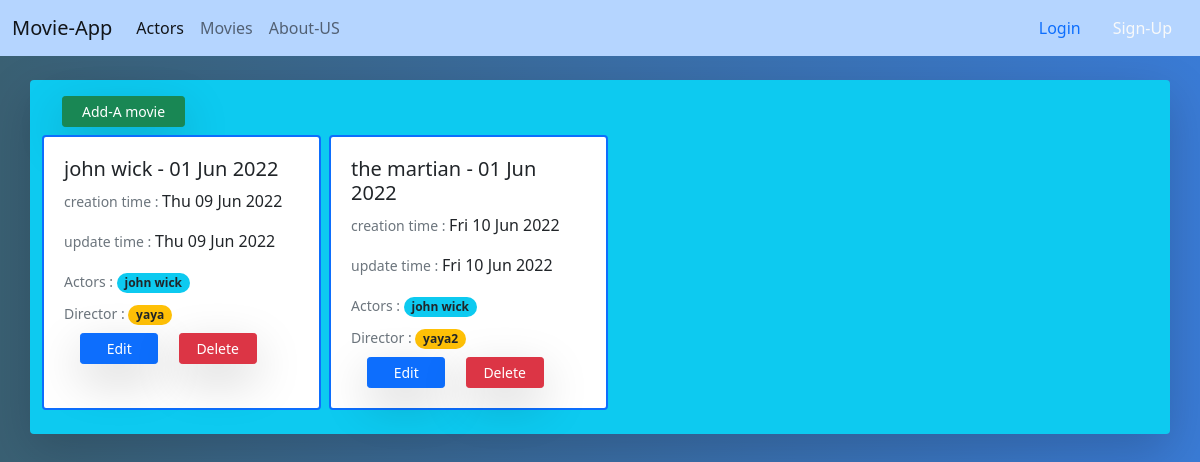
Screenshot of /Movies/ with the database file from the repository.
### Movies/models.py (models this page shows)
class Movie(models.Model):
    name = models.fields.CharField(max_length=150)
    production_year = models.fields.DateTimeField(default=datetime.now)
    creation_time = models.fields.DateTimeField(auto_now_add=True)
    update_time = models.fields.DateTimeField(auto_now=True)
    actors = models.ManyToManyField('Actors.Actor')
    director = models.OneToOneField(Director, on_delete=models.CASCADE)
    def __str__(self):
        return self.name

class Director(models.Model):
    name = models.fields.CharField(max_length=100, verbose_name='Director', default='unknown')
    def __str__(self):
        return self.name

### Actors/models.py (models this page shows, shortened)
class Actor(models.Model):
    GENDER = (('M', 'M'), ('F', 'F'))
    name = models.fields.CharField(max_length=60)
    gender = models.fields.CharField(choices=GENDER, max_length=1, default='M')
    profile_picture = models.ImageField(default='default.png', upload_to='actors')

### Movies/views.py (the view)
# urls.py: path('', views.index, name='all-Actors'),
def index(request):
    movies = Movie.objects.all()
    print(movies)
    return render(request, 'Movies/Movies_list.html', {'movies': movies})

### templates/Movies/Movies_list.html (shortened to what this page needs)
{% extends 'base_layout.html'%}
{% block content %}
    <div class="container mt-4 bg-info shadow-lg p-3 mb-5 rounded ">
        <div class="col-4">
            <a class="btn btn-sm btn-success col-4 ms-3 shadow-lg "
               href="{% url 'Movies:create' %}">Add-A movie</a>
        </div>
        <div class="row p-2">
            {% for movie in movies %}
            <div class="card col-3 me-2 border-2 border-primary p-1">
                <div class="card-body">
                    <h5 class="card-title">{{movie.name}} - {{movie.production_year | date:"d M Y"}}</h5>
                    <p class="card-text"> <small class="text-muted">creation time : </small>{{ movie.creation_time | date:"D d M Y" }}</p>
                    <p class="card-text"><small class="text-muted">update time : </small>{{ movie.update_time | date:"D d M Y"}}</p>
                    <small class="text-muted">Actors : </small>
                     {% for actor in movie.actors.all %}
                    <h5 class="badge rounded-pill bg-info text-dark"> {{ actor.name }}</h5>
                    {% endfor %}
                    <br>
                        <small class="text-muted">Director : </small>
                    <h5 class="badge rounded-pill bg-warning text-dark"> {{ movie.director }}</h5>
                    <br>
                    <a class="btn btn-sm btn-primary col-4 ms-3 shadow-lg "
                       href="{% url 'Movies:edit-movie' movie.id  %}">Edit</a>
                    <a class="btn btn-sm btn-danger col-4 ms-3 shadow-lg "
                       href="{% url 'Movies:delete-movie' movie.id  %}">Delete</a>
                </div>
            </div>
            {% endfor%}
        </div>
    </div>
{% endblock %}

### assets/styles.css (style rules this page uses)
body { background: #3a7bd5; background: -webkit-linear-gradient(to right, #3a6073, #3a7bd5); background: linear-gradient(to right, #3a6073, #3a7bd5); }

### rows the page displays
Movie: name "john wick", production_year "01 Jun 2022", creation_time "Thu 09 Jun 2022", update_time "Thu 09 Jun 2022", director "yaya"
Actor: name "john wick"
Movie: name "the martian", production_year "01 Jun 2022", creation_time "Fri 10 Jun 2022", update_time "Fri 10 Jun 2022", director "yaya2"
